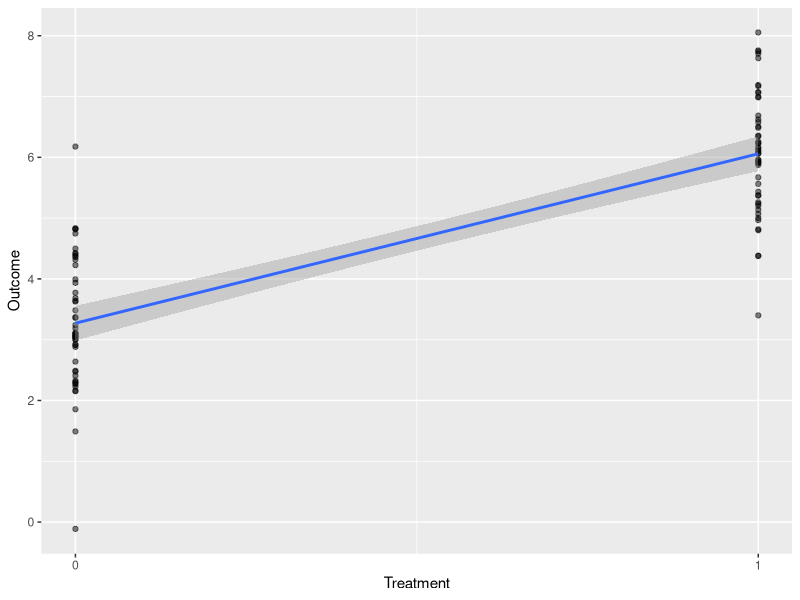
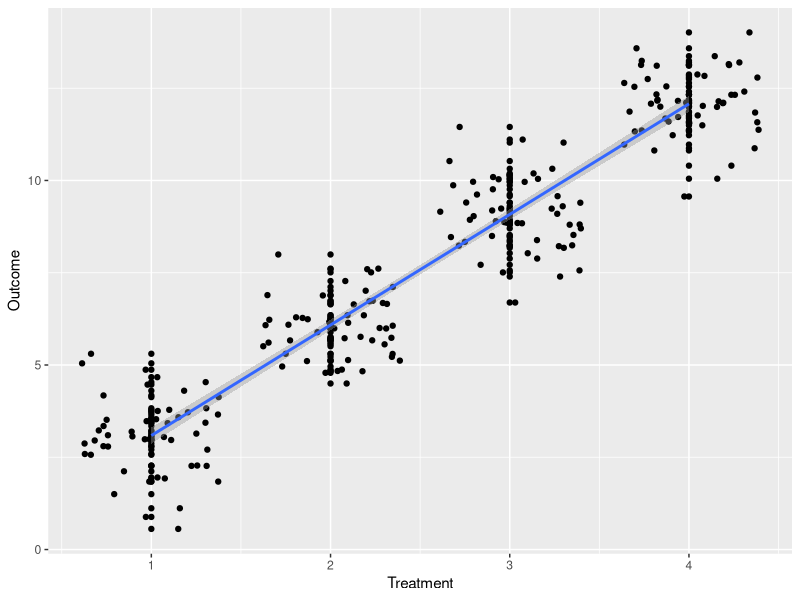

Here is the R script that generated these plots, in order:

library(tidyverse)
library(here)

# Binary treatment --------------------------------------------------------

trt_0 <- tibble(trt = rep(0, 50),
                y = rnorm(mean = 3, n = 50))

trt_1 <- tibble(trt = rep(1, 50),
                y = rnorm(mean = 6, n = 50))

df <- rbind(trt_0, trt_1)

df %>% 
  ggplot() + 
  geom_point(aes(trt, y), alpha = .5) + 
  geom_smooth(aes(trt, y), method = "lm") +
  scale_x_continuous(breaks = c(0, 1), labels = c("0", "1")) +
  labs(x = "Treatment",
       y = "Outcome")


# Continuous treatment ----------------------------------------------------

trt_1 <- tibble(trt = rep(1, 50),
                y = rnorm(mean = 3, n = 50))

trt_2 <- tibble(trt = rep(2, 50),
                y = rnorm(mean = 6, n = 50))

trt_3 <- tibble(trt = rep(3, 50),
                y = rnorm(mean = 9, n = 50))

trt_4 <- tibble(trt = rep(4, 50),
                y = rnorm(mean = 12, n = 50))

df <- rbind(trt_1, trt_2, trt_3, trt_4)

df %>% 
  ggplot(aes(trt, y)) + 
  geom_point() + 
  geom_jitter() +
  geom_smooth(method = "lm") +
  scale_x_continuous(breaks = c(1, 2, 3, 4), labels = c("1", "2", "3", "4")) +
  labs(x = "Treatment",
       y = "Outcome")












